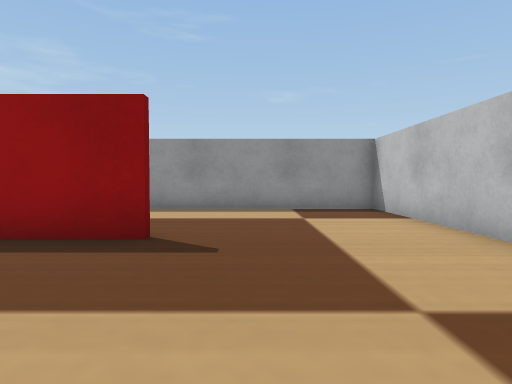
[1] (above)

23 first-person views from a walk through a world built for the Webots simulator. The camera is 0.04 m above the floor, tilts 2° down and sees 75° across. The floor is counted in squares, 0.05 m on a side. Each view is taken from the middle of a square. On the plan, view 1 faces up. The plan holds only what a view shows up to about 11 squares ahead; the rest is blank. Robots are left out. Simple shapes and patterns stand in for the simulator's stock objects.

[2]
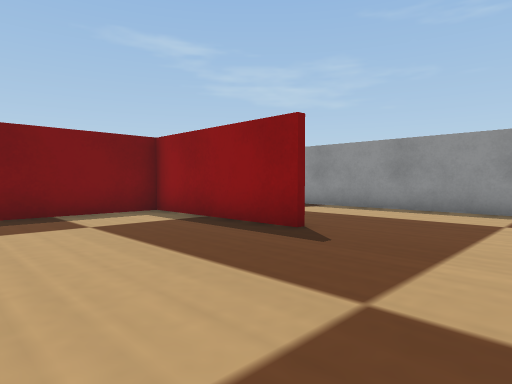

[3]
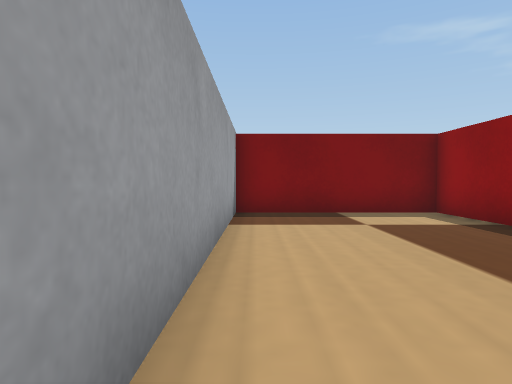

[4]
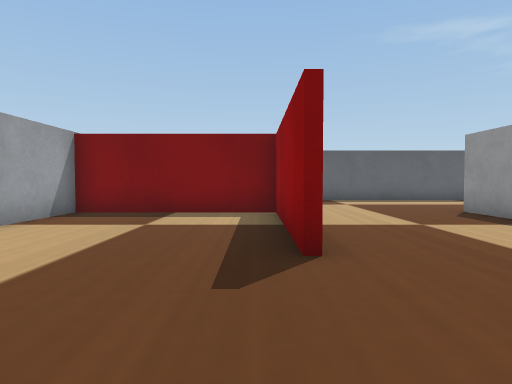

[5]
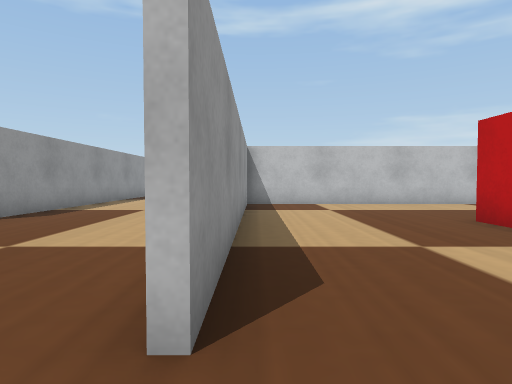

[6]
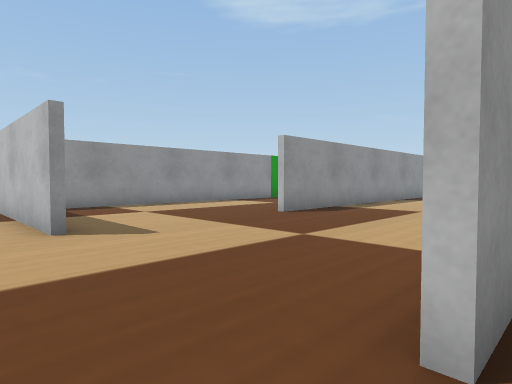

[7]
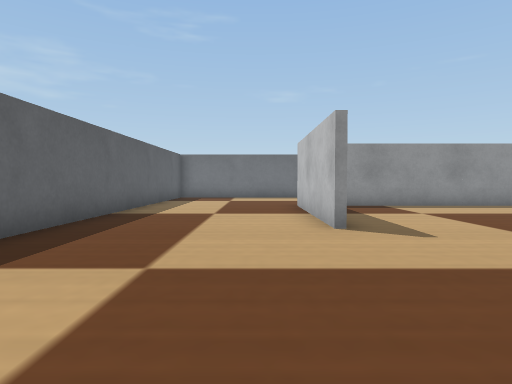

[8]
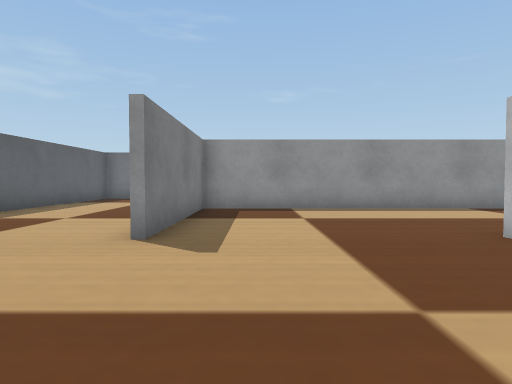

[9]
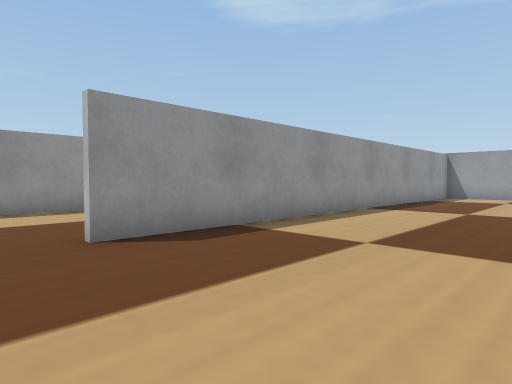

[10]
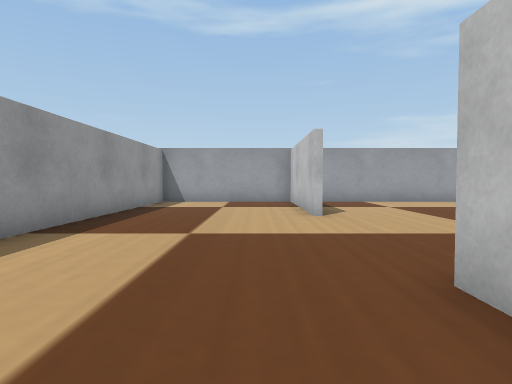

[11]
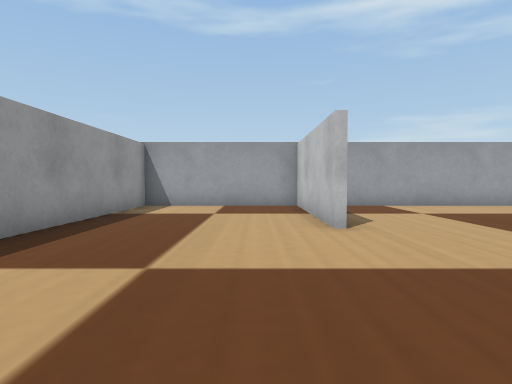

[12]
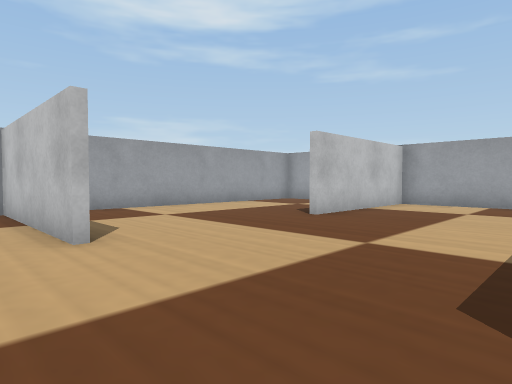

[13]
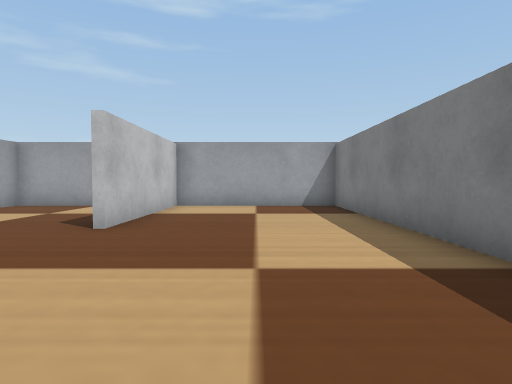

[14]
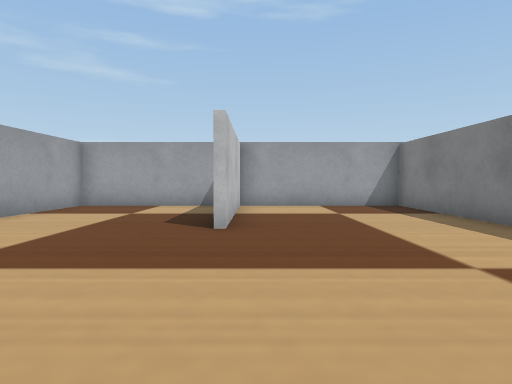

[15]
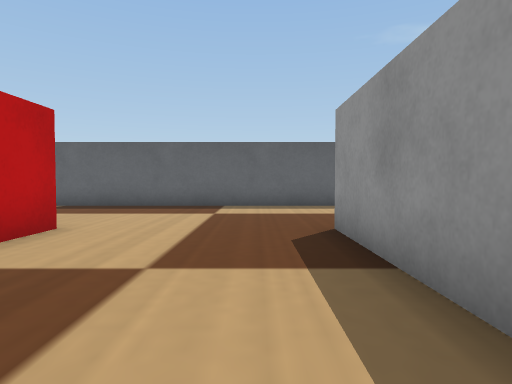

[16]
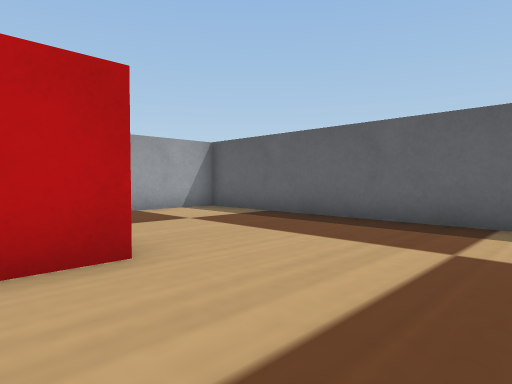

[17]
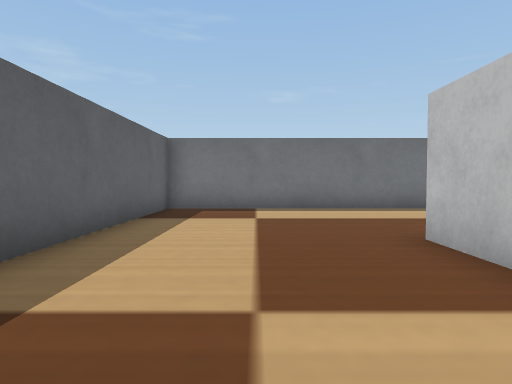

[18]
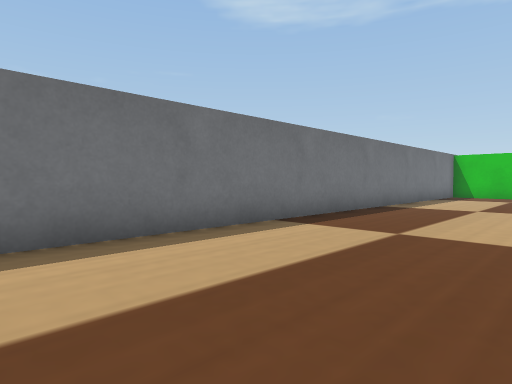

[19]
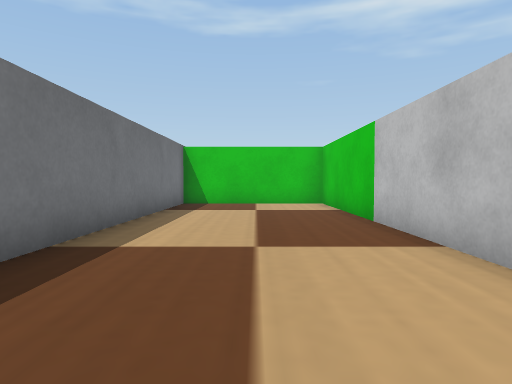

[20]
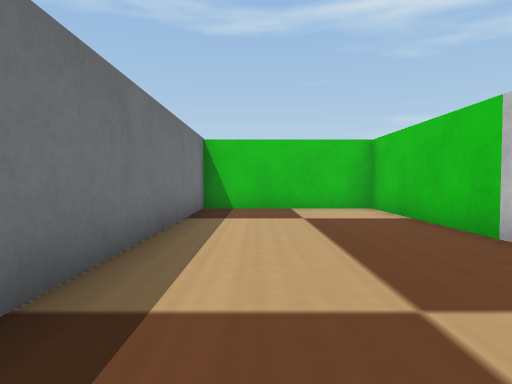

[21]
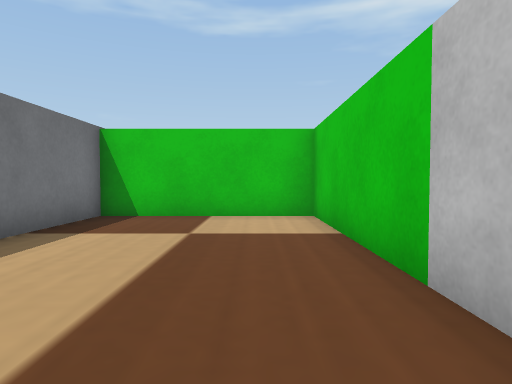

[22]
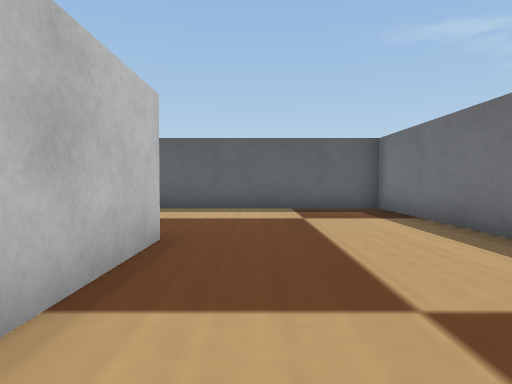

[23]
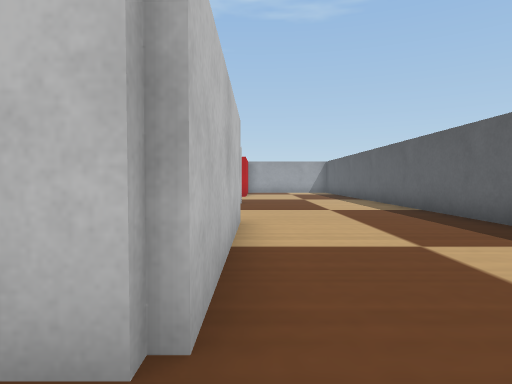

### Floor plan
Points are (right, up) in squares from view 1. A wall is a line through its corners. A room is listed if a view was taken in it or the views show most of it. See-through windows are left out.
Room 1 (views 1, 2, 3, 4, 5, 6, 7, 8, 9, 10, 11, 12, 13, 14, 15, 16, 17, 18, 19, 20, 21, 22, 23)
walls: (2.9, 9.5) (3.5, 9.5); (3.5, 6.9) (3.5, -0.5) (8.5, -0.5) (8.5, 4.5); (2.1, 19.5) (-6.5, 19.5) (-6.5, 14.5); (8.4, 9.7) (13.5, 9.7) (13.5, 14.5) (-1.5, 14.5); (-0.1, 19.7) (3.5, 19.7); (-6.7, 14.4) (-6.7, 19.7) (-3.6, 19.7); (3.3, 4.2) (3.3, 9.3) (-6.5, 9.3); (-6.4, -0.5) (1.4, -0.5); (8.5, 24.5) (-11.5, 24.5) (-11.5, -0.5) (-8.8, -0.5); (9.2, -0.5) (13.5, -0.5) (13.5, 8.2)
objects: red box (-6, 0) to (-6, 4); red box (-6, 5) to (-2, 5); green box (4, 20) to (8, 20); green box (9, 20) to (9, 24)

Where each view was taken, in squares from view 1:
view 1: 0 up, 0 right, facing up
view 2: 0 up, 2 right, facing up-left
view 3: 0 up, 2 right, facing left
view 4: 4 up, 2 right, facing left
view 5: 9 up, 8 left, facing right
view 6: 9 up, 8 left, facing up-right
view 7: 9 up, 8 left, facing up
view 8: 10 up, 5 left, facing up
view 9: 10 up, 3 left, facing up-right
view 10: 11 up, 1 right, facing right
view 11: 11 up, 3 right, facing right
view 12: 11 up, 4 right, facing down-right
view 13: 10 up, 6 right, facing down
view 14: 10 up, 8 right, facing down
view 15: 8 up, 1 left, facing left
view 16: 8 up, 5 left, facing down-left
view 17: 15 up, 9 left, facing up
view 18: 20 up, 9 left, facing up-right
view 19: 22 up, 3 left, facing right
view 20: 23 up, 1 left, facing right
view 21: 21 up, 1 right, facing right
view 22: 21 up, 2 left, facing left
view 23: 21 up, 7 left, facing down
